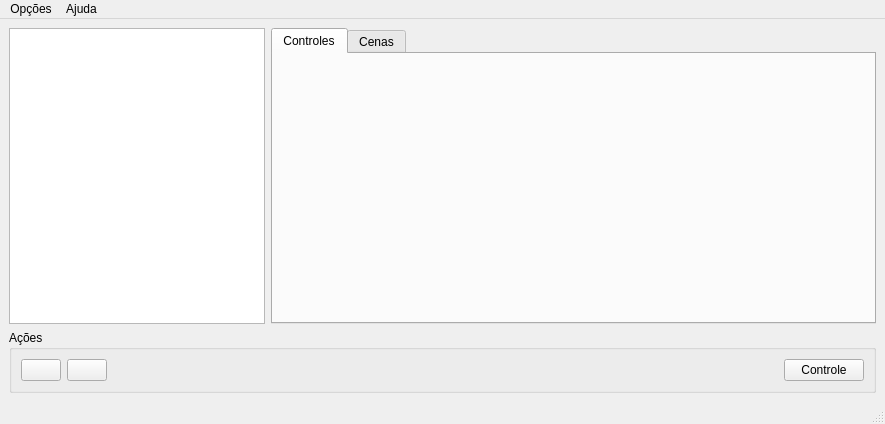
<?xml version="1.0" encoding="UTF-8"?>
<ui version="4.0">
 <class>MainWindow</class>
 <widget class="QMainWindow" name="MainWindow">
  <property name="geometry">
   <rect>
    <x>0</x>
    <y>0</y>
    <width>885</width>
    <height>424</height>
   </rect>
  </property>
  <property name="windowTitle">
   <string>Controlador DMX</string>
  </property>
  <property name="windowIcon">
   <iconset resource="img/img.qrc">
    <normaloff>:/spotlight.png</normaloff>:/spotlight.png</iconset>
  </property>
  <widget class="QWidget" name="centralwidget">
   <layout class="QFormLayout" name="formLayout">
    <item row="0" column="1">
     <widget class="QTabWidget" name="tabWidget">
      <property name="currentIndex">
       <number>0</number>
      </property>
      <widget class="QWidget" name="tabControl">
       <attribute name="title">
        <string>Controles</string>
       </attribute>
       <layout class="QHBoxLayout" name="horizontalLayout"/>
      </widget>
      <widget class="QWidget" name="tabScene">
       <attribute name="title">
        <string>Cenas</string>
       </attribute>
      </widget>
     </widget>
    </item>
    <item row="1" column="0" colspan="2">
     <widget class="QGroupBox" name="groupBox">
      <property name="title">
       <string>Ações</string>
      </property>
      <layout class="QHBoxLayout" name="horizontalLayout_2">
       <item>
        <widget class="QPushButton" name="bAdd">
         <property name="focusPolicy">
          <enum>Qt::ClickFocus</enum>
         </property>
         <property name="text">
          <string/>
         </property>
         <property name="icon">
          <iconset resource="img/img.qrc">
           <normaloff>:/edit_add.png</normaloff>:/edit_add.png</iconset>
         </property>
        </widget>
       </item>
       <item>
        <layout class="QVBoxLayout" name="verticalLayout">
         <item>
          <widget class="QPushButton" name="bRemover">
           <property name="text">
            <string/>
           </property>
           <property name="icon">
            <iconset resource="img/img.qrc">
             <normaloff>:/edit_remove.png</normaloff>:/edit_remove.png</iconset>
           </property>
          </widget>
         </item>
        </layout>
       </item>
       <item>
        <spacer name="horizontalSpacer">
         <property name="orientation">
          <enum>Qt::Horizontal</enum>
         </property>
         <property name="sizeHint" stdset="0">
          <size>
           <width>40</width>
           <height>20</height>
          </size>
         </property>
        </spacer>
       </item>
       <item>
        <widget class="QPushButton" name="bControle">
         <property name="text">
          <string>Controle</string>
         </property>
         <property name="icon">
          <iconset resource="img/img.qrc">
           <normaloff>:/lightdevice2.png</normaloff>:/lightdevice2.png</iconset>
         </property>
        </widget>
       </item>
      </layout>
     </widget>
    </item>
    <item row="0" column="0">
     <widget class="QListWidget" name="listWidget"/>
    </item>
   </layout>
  </widget>
  <widget class="QMenuBar" name="menubar">
   <property name="geometry">
    <rect>
     <x>0</x>
     <y>0</y>
     <width>885</width>
     <height>21</height>
    </rect>
   </property>
   <widget class="QMenu" name="menuOpcoes">
    <property name="title">
     <string>Opções</string>
    </property>
    <addaction name="actionConfig"/>
    <addaction name="actionAddDevice"/>
   </widget>
   <widget class="QMenu" name="menuAjuda">
    <property name="title">
     <string>Ajuda</string>
    </property>
    <addaction name="actionAboutQt"/>
    <addaction name="actionAbout"/>
    <addaction name="separator"/>
    <addaction name="actionDoc"/>
   </widget>
   <addaction name="menuOpcoes"/>
   <addaction name="menuAjuda"/>
  </widget>
  <widget class="QStatusBar" name="statusbar"/>
  <action name="actionConfig">
   <property name="icon">
    <iconset resource="img/img.qrc">
     <normaloff>:/setttings2.png</normaloff>:/setttings2.png</iconset>
   </property>
   <property name="text">
    <string>Configurações</string>
   </property>
  </action>
  <action name="actionAbout">
   <property name="icon">
    <iconset resource="img/img.qrc">
     <normaloff>:/about.png</normaloff>:/about.png</iconset>
   </property>
   <property name="text">
    <string>Sobre</string>
   </property>
  </action>
  <action name="actionAboutQt">
   <property name="icon">
    <iconset resource="img/img.qrc">
     <normaloff>:/Qt.png</normaloff>:/Qt.png</iconset>
   </property>
   <property name="text">
    <string>Sobre o Qt</string>
   </property>
  </action>
  <action name="actionDoc">
   <property name="icon">
    <iconset resource="img/img.qrc">
     <normaloff>:/help.png</normaloff>:/help.png</iconset>
   </property>
   <property name="text">
    <string>Documentação</string>
   </property>
  </action>
  <action name="actionAddDevice">
   <property name="icon">
    <iconset resource="img/img.qrc">
     <normaloff>:/spotlight2.png</normaloff>:/spotlight2.png</iconset>
   </property>
   <property name="text">
    <string>Adicionar Dispositivo</string>
   </property>
  </action>
 </widget>
 <resources>
  <include location="img/img.qrc"/>
 </resources>
 <connections/>
</ui>
